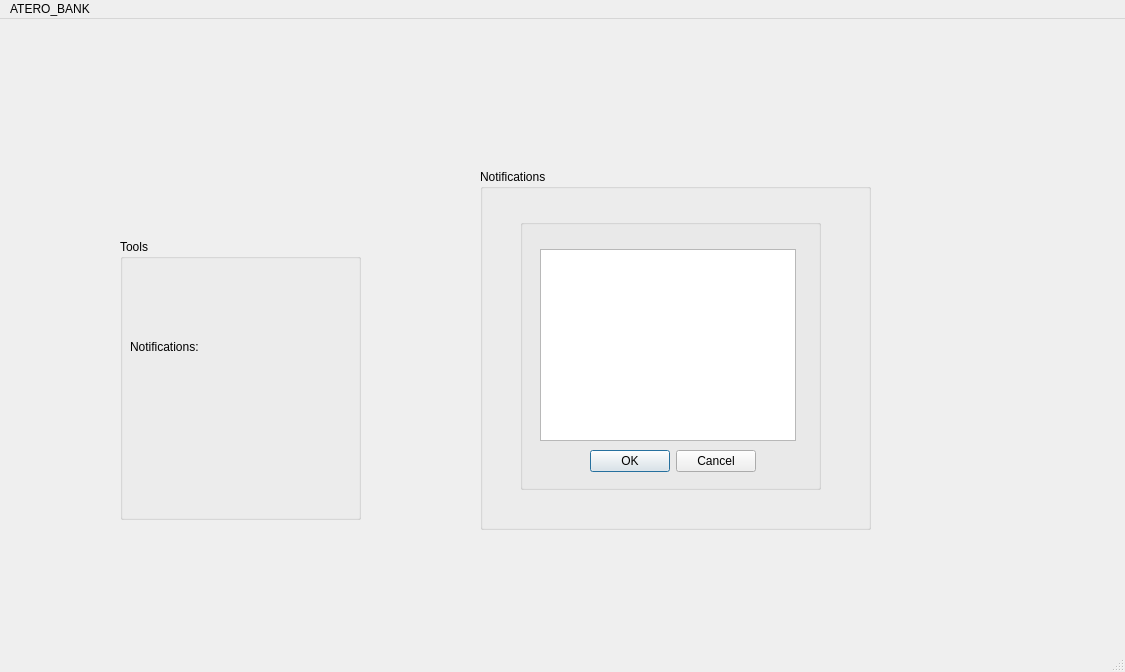
<?xml version="1.0" encoding="UTF-8"?>
<ui version="4.0">
 <class>Admin_Window</class>
 <widget class="QMainWindow" name="Admin_Window">
  <property name="geometry">
   <rect>
    <x>0</x>
    <y>0</y>
    <width>1125</width>
    <height>672</height>
   </rect>
  </property>
  <property name="windowTitle">
   <string>MainWindow</string>
  </property>
  <widget class="QWidget" name="centralwidget">
   <widget class="QLabel" name="background">
    <property name="geometry">
     <rect>
      <x>0</x>
      <y>0</y>
      <width>1111</width>
      <height>641</height>
     </rect>
    </property>
    <property name="text">
     <string/>
    </property>
    <property name="pixmap">
     <pixmap resource="Resources.qrc">:/rec/img/bank_app_background.jpg</pixmap>
    </property>
    <property name="scaledContents">
     <bool>true</bool>
    </property>
   </widget>
   <widget class="QGroupBox" name="tools">
    <property name="geometry">
     <rect>
      <x>120</x>
      <y>220</y>
      <width>241</width>
      <height>281</height>
     </rect>
    </property>
    <property name="title">
     <string>Tools</string>
    </property>
    <widget class="QLabel" name="Notifications_label">
     <property name="geometry">
      <rect>
       <x>10</x>
       <y>100</y>
       <width>71</width>
       <height>16</height>
      </rect>
     </property>
     <property name="text">
      <string>Notifications:</string>
     </property>
    </widget>
    <widget class="QPushButton" name="NotificationsButton">
     <property name="geometry">
      <rect>
       <x>90</x>
       <y>70</y>
       <width>141</width>
       <height>71</height>
      </rect>
     </property>
     <property name="styleSheet">
      <string notr="true">#NotificationsButton {
    background-color: transparent;
    border-image: url(:/rec/img/notifications.jpg);
    background: none;
    border: none;
    background-repeat: none;    
    color: transparent;
}

#NotificationsButton:pressed {
    border-image: url(:/rec/img/notifications.jpg);
    background-color: transparent;
    border: none;
}
</string>
     </property>
     <property name="text">
      <string/>
     </property>
    </widget>
    <widget class="QPushButton" name="LogoutButton">
     <property name="geometry">
      <rect>
       <x>50</x>
       <y>180</y>
       <width>141</width>
       <height>71</height>
      </rect>
     </property>
     <property name="styleSheet">
      <string notr="true">#LogoutButton {
    background-color: transparent;
    border-image: url(:/rec/img/back_admin.jpg);
    background: none;
    border: none;
    background-repeat: none;    
    color: transparent;
}

#LogoutButton:pressed {
    border-image: url(:/rec/img/back_admin.jpg);
    background-color: transparent;
    border: none;
}
</string>
     </property>
     <property name="text">
      <string/>
     </property>
    </widget>
   </widget>
   <widget class="QGroupBox" name="Notifications">
    <property name="geometry">
     <rect>
      <x>480</x>
      <y>150</y>
      <width>391</width>
      <height>361</height>
     </rect>
    </property>
    <property name="title">
     <string>Notifications</string>
    </property>
    <widget class="QGroupBox" name="info_box">
     <property name="geometry">
      <rect>
       <x>40</x>
       <y>50</y>
       <width>301</width>
       <height>271</height>
      </rect>
     </property>
     <property name="title">
      <string/>
     </property>
     <widget class="QTextBrowser" name="info_request">
      <property name="geometry">
       <rect>
        <x>20</x>
        <y>30</y>
        <width>256</width>
        <height>192</height>
       </rect>
      </property>
     </widget>
     <widget class="QDialogButtonBox" name="choice_button">
      <property name="geometry">
       <rect>
        <x>70</x>
        <y>230</y>
        <width>166</width>
        <height>24</height>
       </rect>
      </property>
      <property name="standardButtons">
       <set>QDialogButtonBox::Cancel|QDialogButtonBox::Ok</set>
      </property>
     </widget>
    </widget>
   </widget>
  </widget>
  <widget class="QMenuBar" name="menubar">
   <property name="geometry">
    <rect>
     <x>0</x>
     <y>0</y>
     <width>1125</width>
     <height>21</height>
    </rect>
   </property>
   <widget class="QMenu" name="menuATERO_BANK">
    <property name="title">
     <string>ATERO_BANK</string>
    </property>
   </widget>
   <addaction name="menuATERO_BANK"/>
  </widget>
  <widget class="QStatusBar" name="statusbar"/>
 </widget>
 <resources>
  <include location="Resources.qrc"/>
 </resources>
 <connections/>
</ui>
